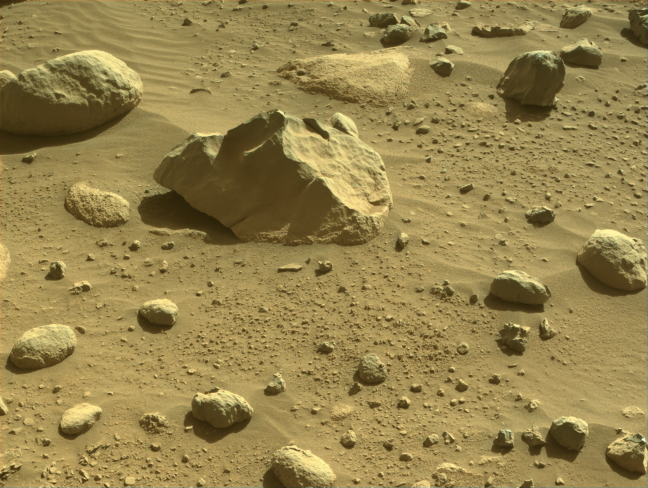
#> input picture Mars_Perseverance_NRF_0757_0734152114_178ECM_N0372562NCAM00709_04_095J.png, 1296 x 976 px (shown at 1/2 size)
$ python imgprocmethods.py   (older library calls are emulated)
#> lines starting #> are read from the running program, lines starting #| are printed output that depends on the picture; after the words box and inside, x2 and y2 are one past the last pixel; in counts of white or black regions, pixels touching at a corner belong together
import cv2
import numpy as np
from skimage.feature import local_binary_pattern

# Step 1: Load and preprocess the image
image = cv2.imread('Mars_Perseverance_NRF_0757_0734152114_178ECM_N0372562NCAM00709_04_095J.png')
#> image is the input picture: shape (976, 1296, 3); mean B, G, R 78.5, 132.4, 151
cv2.imshow('Original Image', image)
cv2.waitKey(0)

image = cv2.cvtColor(image, cv2.COLOR_BGR2GRAY)
#> image: shape (976, 1296)
cv2.imshow('Grayscale Image', image)
if cv2.waitKey(0) == ord('s'):
#> (key Esc is pressed here)
    cv2.imwrite('grayscale_image.jpg', image)

image = cv2.equalizeHist(image)
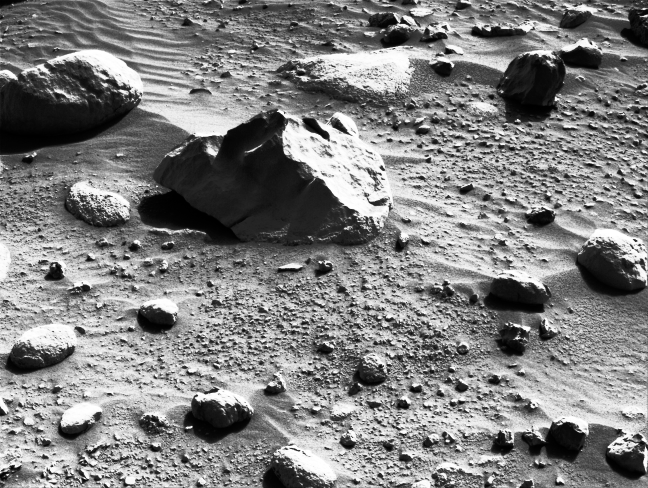
#> image: shape (976, 1296) (shown at 1/2 size); min 0, max 255, mean 129
cv2.imshow('Equalized Image', image)
if cv2.waitKey(0) == ord('s'):
#> (key Esc is pressed here)
    cv2.imwrite('equalized_image.jpg', image)

# Detect edges using Canny algorithm and show the result
smoothed_image = cv2.GaussianBlur(image, (3, 3), 0)
edges = cv2.Canny(smoothed_image, 100, 200)
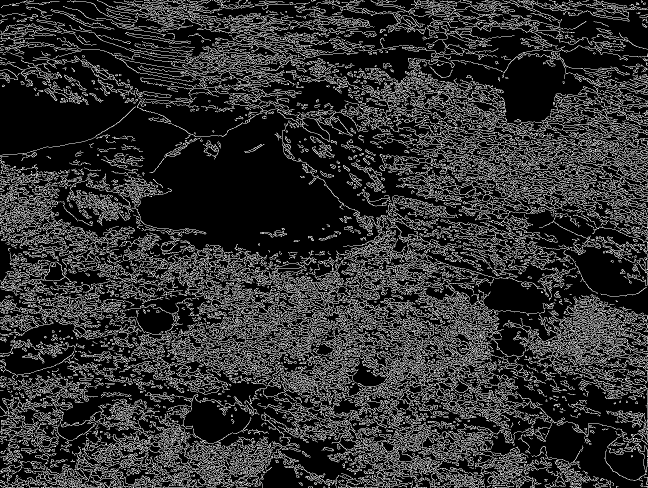
#> edges: shape (976, 1296) (shown at 1/2 size); 18.9% white in thin lines or dots
cv2.imshow('Canny Edges', edges)
if cv2.waitKey(0) == ord('s'):
#> (key Esc is pressed here)
    cv2.imwrite('canny_edges.jpg', edges)

# Localize edges using the Laplacian of Gaussian (LoG) method and show the result
log = cv2.GaussianBlur(image, (3, 3), 0)
log = cv2.Laplacian(log, cv2.CV_64F)
log = cv2.normalize(log, None, alpha=0, beta=1, norm_type=cv2.NORM_MINMAX, dtype=cv2.CV_32F)
log[log < 0.5] = 0
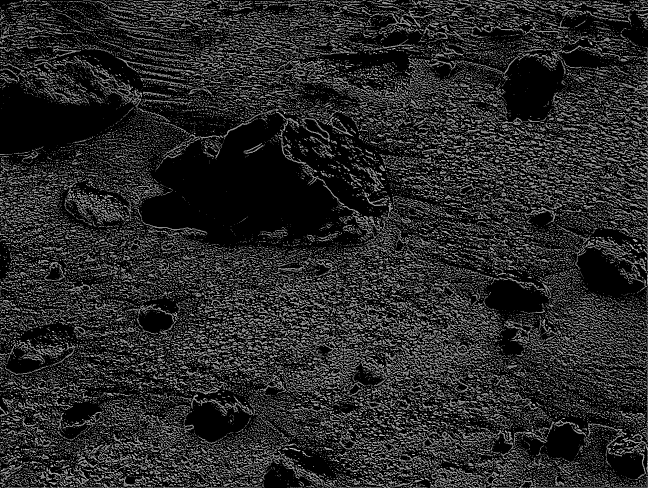
#> log: shape (976, 1296) float32 (shown at 1/2 size); min 0, max 1, mean 0.155
kernel = np.ones((3, 3), np.uint8)

cv2.imshow('Laplacian of Gaussian Edges', edges)
if cv2.waitKey(0) == ord('s'):
#> (key Esc is pressed here)
    cv2.imwrite('log_edges.jpg', edges)


# Show the result of closing and dilation
closing = cv2.morphologyEx(edges, cv2.MORPH_CLOSE, kernel)
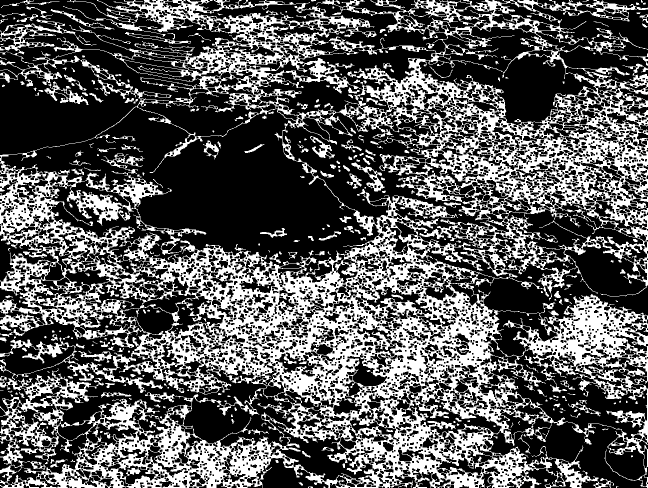
#> closing: shape (976, 1296) (shown at 1/2 size); 35% white; 331 white regions (122 under 20 px), largest, box (x1, y1, x2, y2) and area: (0, 0, 1296, 976) 424116, (203, 307, 289, 351) 882, (703, 325, 769, 383) 880
dilation = cv2.dilate(edges, kernel)
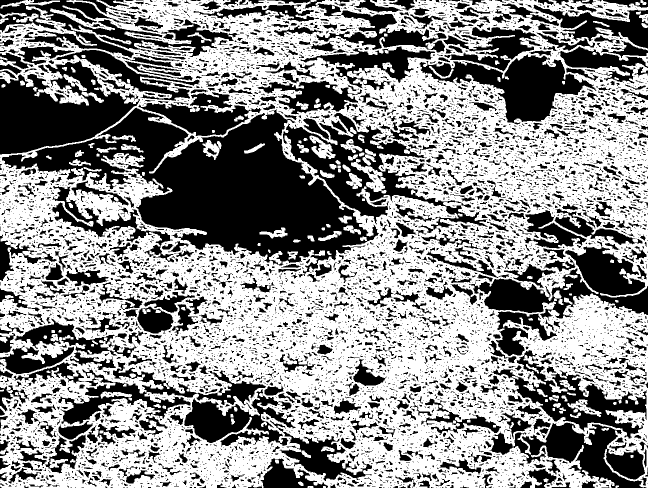
#> dilation: shape (976, 1296) (shown at 1/2 size); 55.9% white; 7933 black regions (6394 under 20 px), largest, box (x1, y1, x2, y2) and area: (4, 215, 758, 555) 97533, (0, 121, 280, 309) 29214, (566, 226, 975, 466) 21960
cv2.imshow('Closing', closing)
if cv2.waitKey(0) == ord('s'):
#> (key Esc is pressed here)
    cv2.imwrite('closing.jpg', closing)

cv2.imshow('Dilation', dilation)
if cv2.waitKey(0) == ord('s'):
#> (key Esc is pressed here)
    cv2.imwrite('dilation.jpg', dilation)

# Feature extraction using LBP and show the result
P = 9
R = 4
N_BINS = P * R
LBP_LENGTH = N_BINS * 2169
lbp = local_binary_pattern(image, P, R)
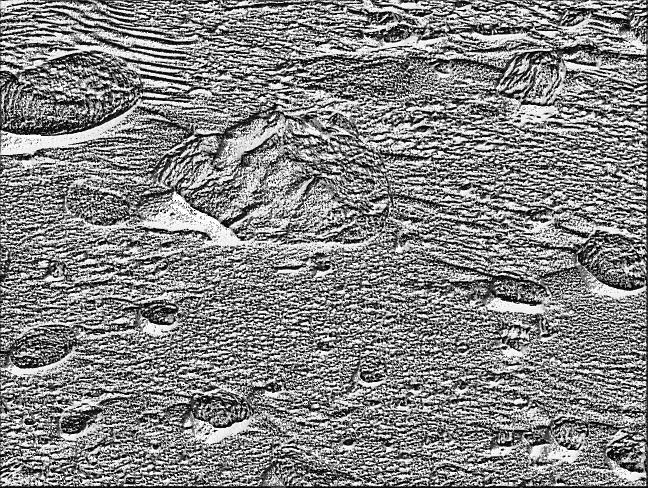
#> lbp: shape (976, 1296) float64 (shown at 1/2 size); min 0, max 511, mean 266.5; drawn with min black and max white
features = np.histogram(lbp.ravel(), bins=N_BINS, range=(0, N_BINS))[0]
#> features = 36 values, max 109941 at index 0, min 756 at index 21, mean 8744.7
if len(features) < LBP_LENGTH:
    features = np.concatenate([features, np.zeros(LBP_LENGTH - len(features))])
elif len(features) > LBP_LENGTH:
    features = features[:LBP_LENGTH]
cv2.imshow('Local Binary Pattern Features', lbp)
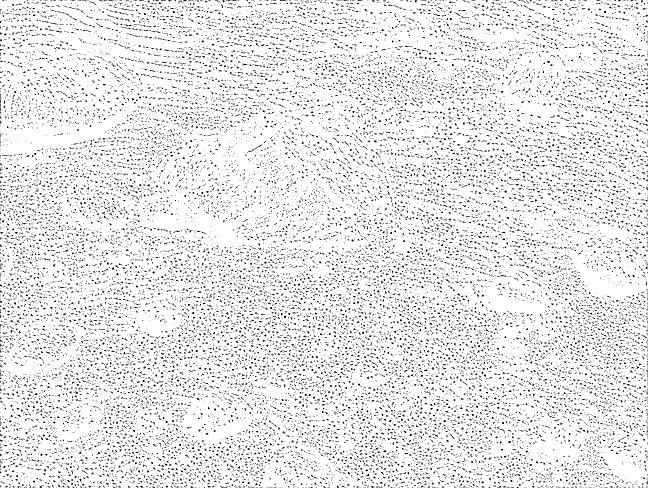
#> window 'Local Binary Pattern Features': shape (976, 1296) (shown at 1/2 size); 91.3% white; black in thin lines or dots
if cv2.waitKey(0) == ord('s'):
#> (key Esc is pressed here)
    cv2.imwrite('lbp_features.jpg', lbp)

cv2.destroyAllWindows()

$ run again, with Mars_Perseverance_FRF_0749_0733447897_979ECM_N0370000FHAZ00203_10_195J.png copied over Mars_Perseverance_NRF_0757_0734152114_178ECM_N0372562NCAM00709_04_095J.png
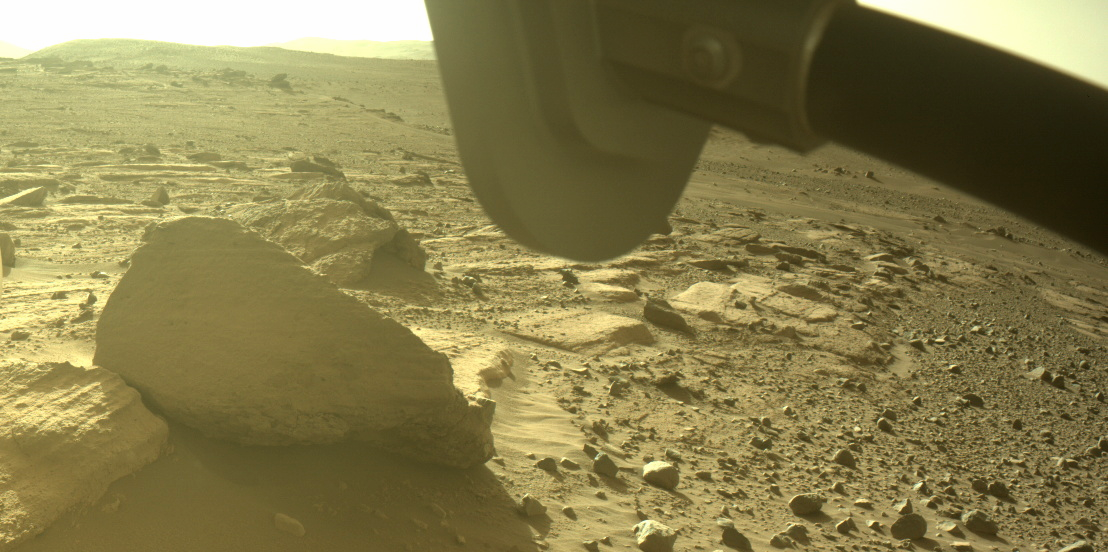
#> input picture Mars_Perseverance_FRF_0749_0733447897_979ECM_N0370000FHAZ00203_10_195J.png, 1108 x 552 px
#> image is the input picture: shape (552, 1108, 3); mean B, G, R 76.6, 124.4, 134.2
#> `edges = cv2.Canny(smoothed_image, 100, 200)`:
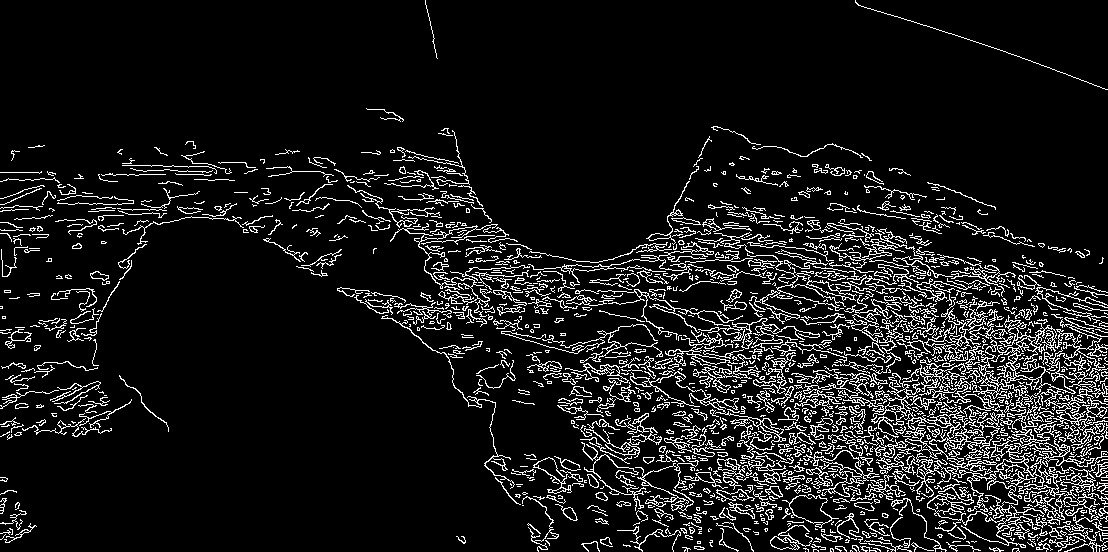
#> edges: shape (552, 1108); 9.6% white in thin lines or dots
#> closing: shape (552, 1108); 17.4% white; 158 white regions (47 under 20 px), largest, box (x1, y1, x2, y2) and area: (337, 128, 1108, 552) 91942, (0, 203, 273, 378) 1674, (0, 374, 132, 440) 1597
#> dilation: shape (552, 1108); 28.2% white; 109 white regions, largest, box (x1, y1, x2, y2) and area: (248, 127, 1108, 552) 144232, (0, 202, 274, 441) 7140, (0, 170, 201, 239) 3259
#> features = 36 values, max 51542 at index 0, min 554 at index 21, mean 4312.4
#> `cv2.imshow('Local Binary Pattern Features', lbp)`:
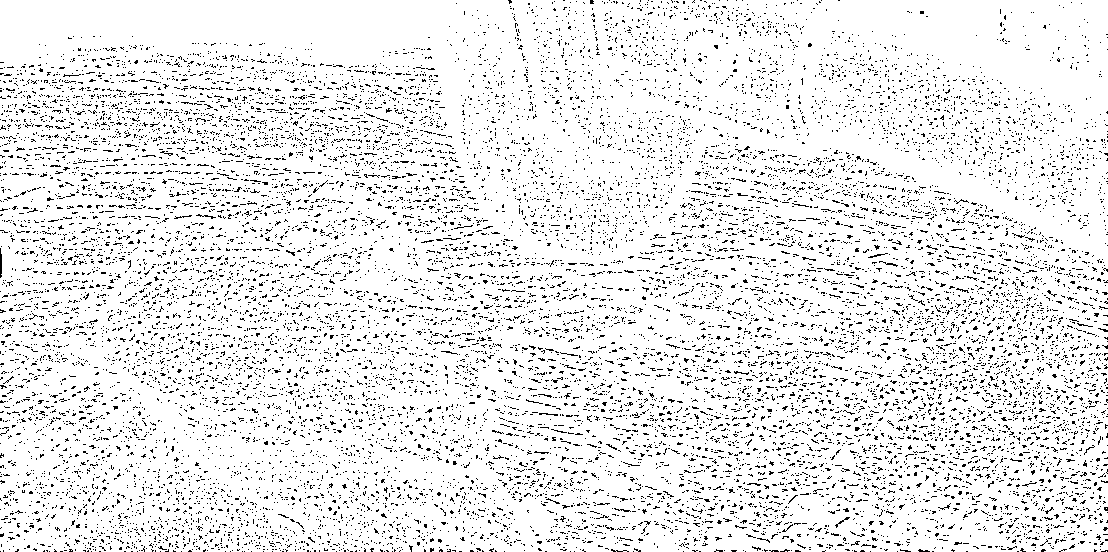
#> window 'Local Binary Pattern Features': shape (552, 1108); 91.6% white; black in thin lines or dots
